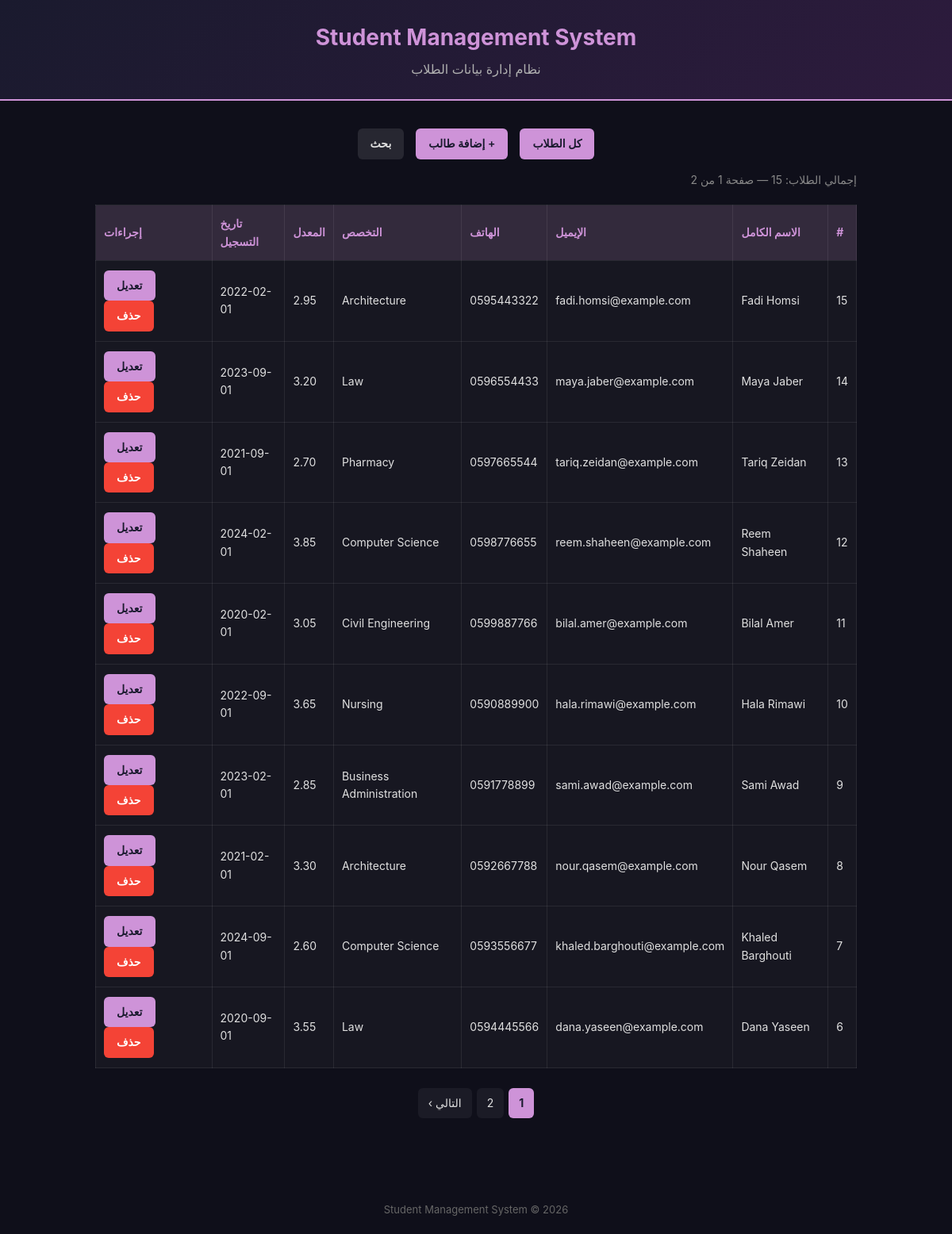
The page / on the database its author committed.
### tables this page shows
CREATE TABLE IF NOT EXISTS students (
    id INT AUTO_INCREMENT PRIMARY KEY,
    first_name VARCHAR(50) NOT NULL,
    last_name VARCHAR(50) NOT NULL,
    email VARCHAR(100) NOT NULL UNIQUE,
    phone VARCHAR(20),
    major VARCHAR(100),
    gpa DECIMAL(3,2) DEFAULT 0.00,
    enrollment_date DATE,
    created_at TIMESTAMP DEFAULT CURRENT_TIMESTAMP
);

### index.php (the view, shortened to what this page needs)
<?php
require 'db.php';
$per_page = 10;
$page     = isset($_GET['page']) ? (int) $_GET['page'] : 1;
$offset = ($page - 1) * $per_page;
$total       = (int) $pdo->query('SELECT COUNT(*) FROM students')->fetchColumn();
$total_pages = max(1, (int) ceil($total / $per_page));
$stmt = $pdo->prepare('SELECT * FROM students ORDER BY id DESC LIMIT :limit OFFSET :offset');
$stmt->bindValue(':limit', $per_page, PDO::PARAM_INT);
$stmt->bindValue(':offset', $offset, PDO::PARAM_INT);
$stmt->execute();
$students = $stmt->fetchAll();
?>
<!DOCTYPE html>
<html lang="ar" dir="rtl">
<head>
<link rel="stylesheet" href="style.css">
</head>
<body>
<header class="app-header">
    <h1>Student Management System</h1>
    <p>نظام إدارة بيانات الطلاب</p>
</header>
<div class="container">
    <nav class="app-nav">
        <a class="btn" href="index.php">كل الطلاب</a>
        <a class="btn" href="add.php">+ إضافة طالب</a>
        <a class="btn btn-secondary" href="search.php">بحث</a>
    </nav>
    <p style="color:#888; font-size:14px;">
        إجمالي الطلاب: <?= (int) $total ?> — صفحة <?= (int) $page ?> من <?= (int) $total_pages ?>
    </p>
    <?php if (empty($students)): ?>
        <div class="empty-state">لا يوجد طلاب حالياً. ابدئي بإضافة طالب جديد.</div>
    <?php else: ?>
    <table>
        <thead>
            <tr>
                <th>#</th>
                <th>الاسم الكامل</th>
                <th>الإيميل</th>
                <th>الهاتف</th>
                <th>التخصص</th>
                <th>المعدل</th>
                <th>تاريخ التسجيل</th>
                <th>إجراءات</th>
            </tr>
        </thead>
        <tbody>
        <?php foreach ($students as $s): ?>
            <tr>
                <td><?= (int) $s['id'] ?></td>
                <td><?= htmlspecialchars($s['first_name'] . ' ' . $s['last_name']) ?></td>
                <td><?= htmlspecialchars($s['email']) ?></td>
                <td><?= htmlspecialchars($s['phone'] ?? '-') ?></td>
                <td><?= htmlspecialchars($s['major'] ?? '-') ?></td>
                <td><?= htmlspecialchars($s['gpa']) ?></td>
                <td><?= htmlspecialchars($s['enrollment_date'] ?? '-') ?></td>
                <td class="actions">
                    <a class="btn" href="edit.php?id=<?= (int) $s['id'] ?>">تعديل</a>
                    <a class="btn btn-danger" href="delete.php?id=<?= (int) $s['id'] ?>">حذف</a>
                </td>
            </tr>
        <?php endforeach; ?>
        </tbody>
    </table>
    <div class="pagination">
        <?php for ($i = 1; $i <= $total_pages; $i++): ?>
            <?php if ($i === $page): ?>
                <span class="active"><?= $i ?></span>
            <?php else: ?>
                <a href="?page=<?= $i ?>"><?= $i ?></a>
            <?php endif; ?>
        <?php endfor; ?>
        <?php if ($page < $total_pages): ?>
            <a href="?page=<?= $page + 1 ?>">التالي ›</a>
        <?php endif; ?>
    </div>
    <?php endif; ?>
</div>
<footer class="app-footer">Student Management System &copy; <?= date('Y') ?></footer>
</body>
</html>

### style.css (style rules this page uses)
* { box-sizing: border-box; margin: 0; padding: 0; }
body { background: #0f0f1a; color: #e0e0e0; font-family: 'Inter', Arial, sans-serif; line-height: 1.6; }
.container { max-width: 1000px; margin: 0 auto; padding: 20px; }
header.app-header { background: linear-gradient(135deg, #1a1a2e, #2d1b3d); padding: 25px 20px; text-align: center; border-bottom: 2px solid #ce93d8; }
header.app-header h1 { color: #ce93d8; font-size: 28px; }
header.app-header p { color: #b0b0b0; margin-top: 5px; }
nav.app-nav { display: flex; justify-content: center; gap: 15px; padding: 15px 0; flex-wrap: wrap; }
.btn { display: inline-block; background: #ce93d8; color: #1a1a2e; padding: 8px 16px; border-radius: 6px; text-decoration: none; font-weight: 600; border: none; cursor: pointer; font-size: 14px; transition: opacity 0.2s; }
.btn-danger { background: #f44336; color: #fff; }
.btn-secondary { background: rgba(255,255,255,0.1); color: #e0e0e0; }
table { width: 100%; border-collapse: collapse; margin-top: 20px; background: rgba(255,255,255,0.03); }
th, td { padding: 12px 10px; border: 1px solid rgba(255,255,255,0.08); text-align: left; font-size: 14px; }
th { background: rgba(206,147,216,0.15); color: #ce93d8; }
.actions a { margin-right: 8px; }
.pagination { display: flex; justify-content: center; gap: 6px; margin: 25px 0; flex-wrap: wrap; }
.pagination a, .pagination span { padding: 8px 13px; border-radius: 6px; text-decoration: none; color: #e0e0e0; background: rgba(255,255,255,0.05); font-size: 14px; }
.pagination .active { background: #ce93d8; color: #1a1a2e; font-weight: 700; }
footer.app-footer { text-align: center; padding: 20px; color: #666; font-size: 13px; margin-top: 40px; }

### rows shown on the page
students: id "15", first_name+last_name "Fadi Homsi", email "fadi.homsi@example.com", phone "0595443322", major "Architecture", gpa "2.95", enrollment_date "2022-02-01"
students: id "14", first_name+last_name "Maya Jaber", email "maya.jaber@example.com", phone "0596554433", major "Law", gpa "3.20", enrollment_date "2023-09-01"
students: id "13", first_name+last_name "Tariq Zeidan", email "tariq.zeidan@example.com", phone "0597665544", major "Pharmacy", gpa "2.70", enrollment_date "2021-09-01"
students: id "12", first_name+last_name "Reem Shaheen", email "reem.shaheen@example.com", phone "0598776655", major "Computer Science", gpa "3.85", enrollment_date "2024-02-01"
students: id "11", first_name+last_name "Bilal Amer", email "bilal.amer@example.com", phone "0599887766", major "Civil Engineering", gpa "3.05", enrollment_date "2020-02-01"
students: id "10", first_name+last_name "Hala Rimawi", email "hala.rimawi@example.com", phone "0590889900", major "Nursing", gpa "3.65", enrollment_date "2022-09-01"
students: id "9", first_name+last_name "Sami Awad", email "sami.awad@example.com", phone "0591778899", major "Business Administration", gpa "2.85", enrollment_date "2023-02-01"
students: id "8", first_name+last_name "Nour Qasem", email "nour.qasem@example.com", phone "0592667788", major "Architecture", gpa "3.30", enrollment_date "2021-02-01"
students: id "7", first_name+last_name "Khaled Barghouti", email "khaled.barghouti@example.com", phone "0593556677", major "Computer Science", gpa "2.60", enrollment_date "2024-09-01"
students: id "6", first_name+last_name "Dana Yaseen", email "dana.yaseen@example.com", phone "0594445566", major "Law", gpa "3.55", enrollment_date "2020-09-01"

### other values the page prints
$total "15"
$page "1"
$total_pages "2"
